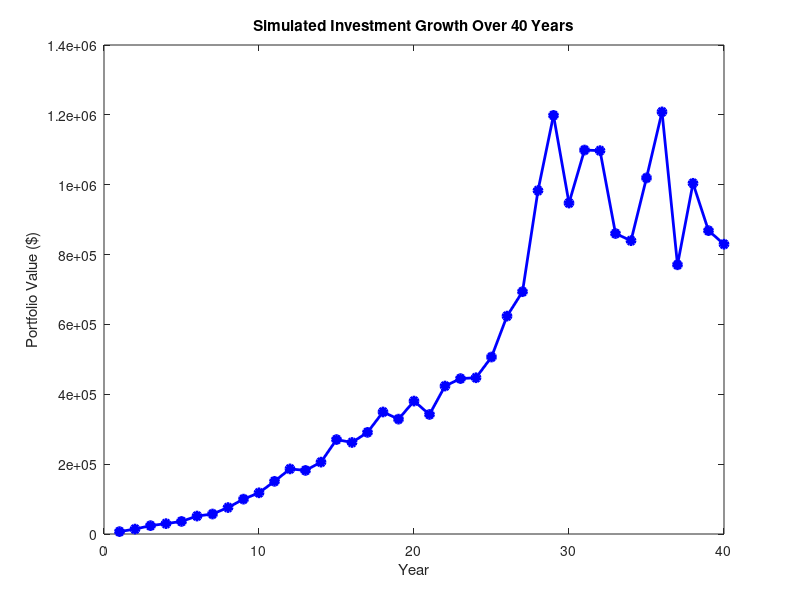
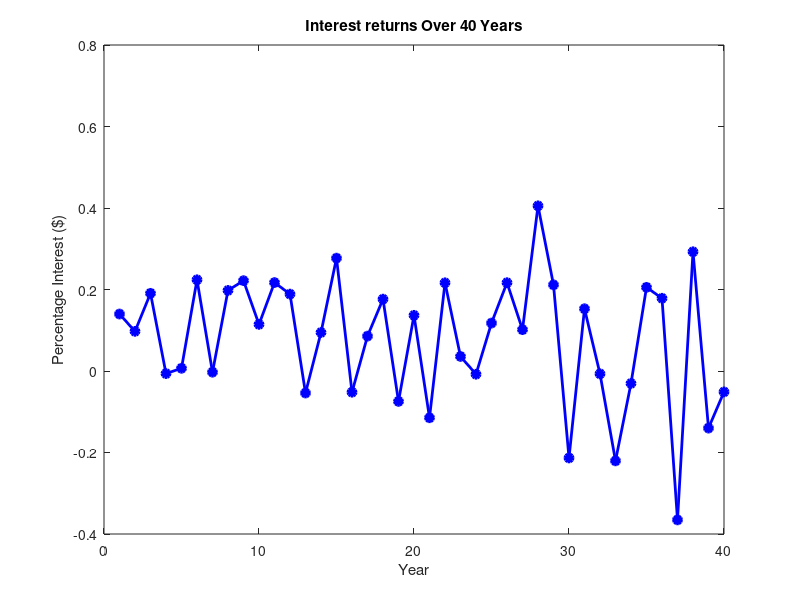

MATLAB code to generate these figures, in order: (Note: this script raises an error after producing the figures.)
% Monte Carlo Simulation Code for a fixed deposit, mean return, std using
% Gaussian Distribution
%
% Given Parameters (adjustable inputs)
annual_contribution = 6000;
mean_return = 0.07; % mu = 7%
std_dev = 0.15; % sig=15%
num_years = 40;
% Initialisation
contributions = annual_contribution * ones(1, num_years);
returns = zeros(1, num_years);
year_end_values = zeros(1, num_years);
total_value = 0;
% Simulate the investment over 40 years
for i = 1:num_years
    % Generate a random annual return from a normal distribution
    % The return is centered around the mean and has the specified standard deviation
    annual_return = mean_return + std_dev * randn(); 
    returns(i) = annual_return;
    % Calculate year-end-values using compound interest formula
    total_value = (total_value + annual_contribution) * (1 + annual_return);
    year_end_values(i) = total_value;
end
% 
fprintf('Simulated Investment Results over %d Years\n', num_years);
fprintf('-----------------------------------------\n');
% 
fprintf('%-5s %-15s %-15s %-20s\n', 'Year', 'Contribution', 'Annual Return', 'Year-End Value');
for i = 1:num_years
    fprintf('%-5d $%-14.2f %-14.2f%% $%-19.2f\n', i, contributions(i), returns(i) * 100, year_end_values(i));
end
fprintf('\nFinal Value: $%.2f\n', total_value);
% Plot the year-end-values
figure;
plot(1:num_years, year_end_values, 'b-o', 'LineWidth', 2, 'MarkerFaceColor', 'b');
title('Simulated Investment Growth Over 40 Years');
xlabel('Year');
ylabel('Portfolio Value ($)');
grid off;
% Plot the interest returns
figure;
plot(1:num_years, returns, 'b-o', 'LineWidth', 2, 'MarkerFaceColor', 'b');
title('Interest returns Over 40 Years');
xlabel('Year');
ylabel('Percentage Interest ($)');
grid off;
% ----------------------------------------
% Section to save data to Excel files
% ----------------------------------------
% Save investment growth data to an Excel file
filename_growth = 'investment_growth.xls';
growth_data = [ (1:num_years)', year_end_values' ];
column_names_growth = {'Year', 'Portfolio Value ($)'};
% Create a table from the data and column names
T_growth = array2table(growth_data, 'VariableNames', column_names_growth);
writetable(T_growth, filename_growth);
fprintf('\nInvestment growth data saved to %s\n', filename_growth);
% Save annual returns data to an Excel file
filename_returns = 'annual_returns.xls';
returns_data = [ (1:num_years)', returns' ];
column_names_returns = {'Year', 'Annual Return'};
% Create a table from the data and column names
T_returns = array2table(returns_data, 'VariableNames', column_names_returns);
writetable(T_returns, filename_returns);
fprintf('Annual returns data saved to %s\n', filename_returns);


% % Monte Carlo Simulation Code for a fixed deposit, mean return, std using
% % Gaussian Distribution
% %
% % Given Parameters (adjustable inputs)
% annual_contribution = 6000;
% mean_return = 0.07;% mu = 7%
% std_dev = 0.15;% sig=15%
% num_years = 40;
% 
% % Initialisation
% contributions = annual_contribution * ones(1, num_years);
% returns = zeros(1, num_years);
% year_end_values = zeros(1, num_years);
% total_value = 0;
% 
% % Simulate the investment over 40 years
% for i = 1:num_years
%     % Generate a random annual return from a normal distribution
%     % The return is centered around the mean and has the specified standard deviation
%     annual_return = mean_return + std_dev * randn(); 
%     returns(i) = annual_return;
% 
%     % Calculate year-end-values using compound interest formula
%     total_value = (total_value + annual_contribution) * (1 + annual_return);
%     year_end_values(i) = total_value;
% end
% 
% % 
% fprintf('Simulated Investment Results over %d Years\n', num_years);
% fprintf('-----------------------------------------\n');
% 
% % 
% fprintf('%-5s %-15s %-15s %-20s\n', 'Year', 'Contribution', 'Annual Return', 'Year-End Value');
% for i = 1:num_years
%     fprintf('%-5d $%-14.2f %-14.2f%% $%-19.2f\n', i, contributions(i), returns(i) * 100, year_end_values(i));
% end
% 
% fprintf('\nFinal Value: $%.2f\n', total_value);
% 
% % Plot the year-end-values
% figure;
% plot(1:num_years, year_end_values, 'b-o', 'LineWidth', 2, 'MarkerFaceColor', 'b');
% title('Simulated Investment Growth Over 40 Years');
% xlabel('Year');
% ylabel('Portfolio Value ($)');
% grid off;
% 
% % Plot the interest returns
% figure;
% plot(1:num_years, returns, 'b-o', 'LineWidth', 2, 'MarkerFaceColor', 'b');
% title('Interest returns Over 40 Years');
% xlabel('Year');
% ylabel('Percentage Interest ($)');
% grid off;
